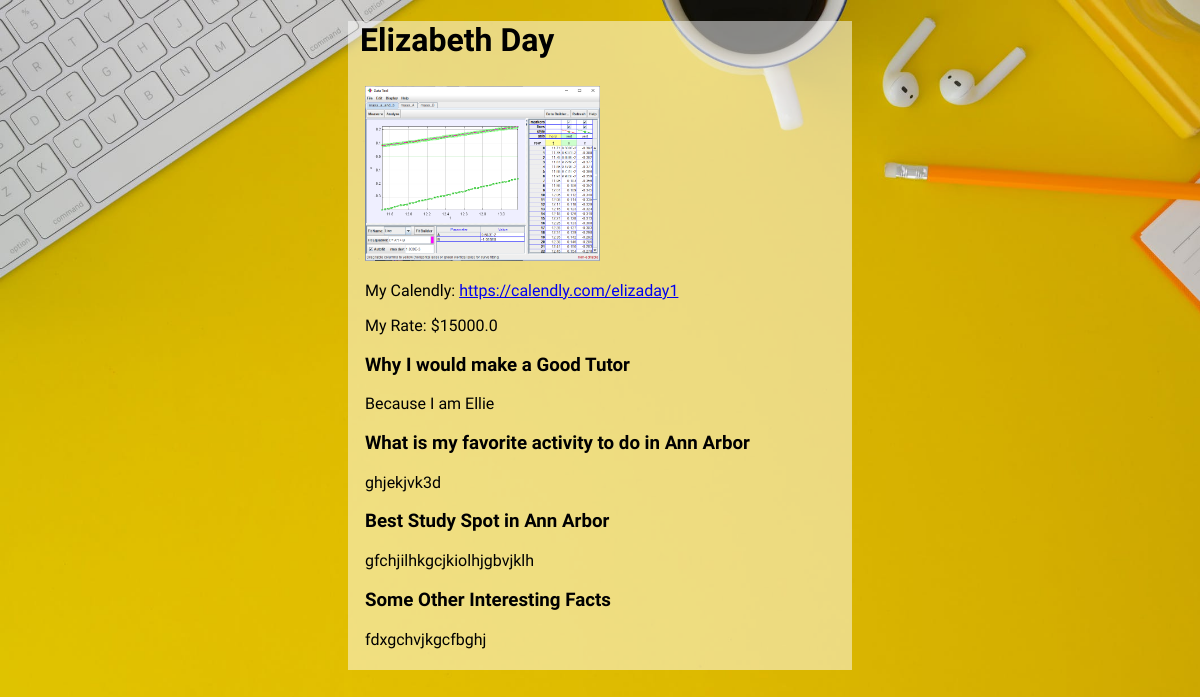
Page /home/tutor/2/ on the committed database.
### home/models.py (models this page shows, shortened)
class Tutor(models.Model):
    user = models.ForeignKey(User,blank=False, null=False,on_delete=models.CASCADE, related_name = "tutor")
    first_name = models.CharField(max_length=32)
    last_name = models.CharField(max_length=32)
    last_paid = models.DateField()
    phone_number = models.IntegerField(null=True)
    why_GT = models.CharField(max_length=300)
    what_fav = models.TextField()
    best_spot = models.TextField()
    any_interesting = models.TextField()
    classes = models.ManyToManyField(Class, blank=True, related_name="tutors")
    profile_pic = models.ImageField(upload_to= "profiles")
    rate = models.FloatField()
    rating = models.FloatField(null=True)
    calendly = models.TextField()

### home/views.py (the view)
# urls.py: path("tutor/<int:tutor_id>/", views.tutor_view, name="tutor"),
def tutor_view(request, tutor_id):
    tutor = Tutor.objects.get(id=tutor_id)
    return render(request, "home/tutors.html", {
        "tutor": tutor
    })

### home/templates/home/tutors.html (shortened to what this page needs)
{% extends "home/layout.html" %}
{% load static %}
{% block title %}
    <link rel="stylesheet" href="{% static 'home/tutors.css' %}">
    <link rel="stylesheet" href="{% static 'home/styles.css' %}">
{% endblock %}
{% block body %}
    <div class="profile-container">
        <h1>{{tutor.first_name}} {{tutor.last_name}}</h1>
        <div class="bottom-container">
            <div class="left">
                {% if tutor.profile_pic %}
                    <img src="{{ tutor.profile_pic.url }}" alt="tutor profile pic" width="50%">
                {% else %}
                    <img src="{% static 'images/minerva_logo.png'%}" alt="tutor profile pic" width="50%">
                {% endif %}
            </div>
            <div class="right">
                <p>My Calendly: <a href="{{tutor.calendly}}">{{tutor.calendly}}</a></p>
                <p> My Rate: ${{tutor.rate}}</p>
                <h3>Why I would make a Good Tutor</h3>
                <p>{{tutor.why_GT}}</p>
                <h3>What is my favorite activity to do in Ann Arbor</h3>
                <p>{{tutor.what_fav}}</p>
                <h3>Best Study Spot in Ann Arbor</h3>
                <p>{{tutor.best_spot}}</p>
                <h3>Some Other Interesting Facts</h3>
                <p>{{tutor.any_interesting}}</p>
            </div>
        </div>
    </div>
{% endblock %}

### home/static/home/tutors.css (style rules this page uses)
.profile-container { font-family: 'Actor', Arial, sans-serif; background-color: rgb(255,255,255,0.5); width: 40vw; margin-left: 29vw; margin-right: 29vw; padding-right: 1vw; padding-left: 1vw; }
.bottom-container { display:flex; flex-wrap: wrap; padding: 5px; }

### home/static/home/styles.css (style rules this page uses)
html { scroll-behavior: smooth; }
:root { --link-color: black; --yellow: rgb(255, 218, 56); --blue: #1342AE; }
body { background-color: yellow; margin: 0px; background-attachment: fixed; background-repeat: no-repeat; background-size: cover; }

### rows in the picture
Tutor: first_name "Elizabeth", last_name "Day", profile_pic (picture), calendly "https://calendly.com/elizaday1", rate "15000.0", why_GT "Because I am Ellie", what_fav "ghjekjvk3d", best_spot "gfchjilhkgcjkiolhjgbvjklh", any_interesting "fdxgchvjkgcfbghj"
